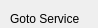
       <widget class="QWidget" name="page_6">
        <property name="geometry">
         <rect>
          <x>0</x>
          <y>0</y>
          <width>98</width>
          <height>28</height>
         </rect>
        </property>
        <attribute name="label">
         <string>Navigation Commands</string>
        </attribute>
        <widget class="QFrame" name="frame_11">
         <property name="geometry">
          <rect>
           <x>0</x>
           <y>30</y>
           <width>921</width>
           <height>135</height>
          </rect>
         </property>
         <property name="frameShape">
          <enum>QFrame::StyledPanel</enum>
         </property>
         <property name="frameShadow">
          <enum>QFrame::Raised</enum>
         </property>
         <widget class="QWidget" name="layoutWidget_2">
          <property name="geometry">
           <rect>
            <x>10</x>
            <y>10</y>
            <width>901</width>
            <height>71</height>
           </rect>
          </property>
          <layout class="QGridLayout" name="gridLayout_3">
           <item row="1" column="1">
            <widget class="QLineEdit" name="lineEdit_9"/>
           </item>
           <item row="0" column="1">
            <widget class="QLabel" name="label_15">
             <property name="text">
              <string>longitude</string>
             </property>
            </widget>
           </item>
           <item row="1" column="0">
            <widget class="QLineEdit" name="lineEdit_10"/>
           </item>
           <item row="1" column="2">
            <widget class="QLineEdit" name="lineEdit_11"/>
           </item>
           <item row="0" column="2">
            <widget class="QLabel" name="label_16">
             <property name="text">
              <string>altitude</string>
             </property>
            </widget>
           </item>
           <item row="0" column="0">
            <widget class="QLabel" name="label_17">
             <property name="text">
              <string>latitude</string>
             </property>
            </widget>
           </item>
          </layout>
         </widget>
         <widget class="QPushButton" name="pushButton_17">
          <property name="geometry">
           <rect>
            <x>360</x>
            <y>100</y>
            <width>201</width>
            <height>25</height>
           </rect>
          </property>
          <property name="text">
           <string>Goto</string>
          </property>
         </widget>
        </widget>
        <widget class="QLabel" name="label_18">
         <property name="geometry">
          <rect>
           <x>10</x>
           <y>10</y>
           <width>91</width>
           <height>17</height>
          </rect>
         </property>
         <property name="text">
          <string>Goto Service</string>
         </property>
        </widget>
       </widget>
